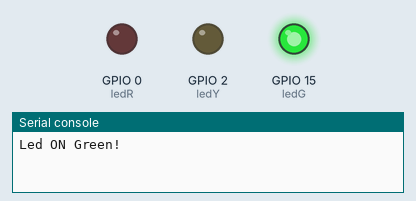
A program run on a simulated ESP32 board running MicroPython. On the bench: output pins drawn as LEDs (lit = HIGH), the last lines printed to the serial console. Wiring (from the project's diagram.json): red LED on GPIO 0, yellow LED on GPIO 2, green LED on GPIO 15.

Above: at 10.0 s.
At 20.2 s:
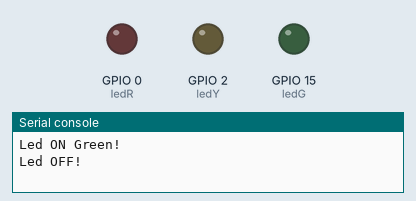
At 25.5 s:
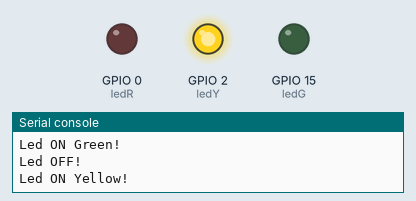
At 34.5 s:
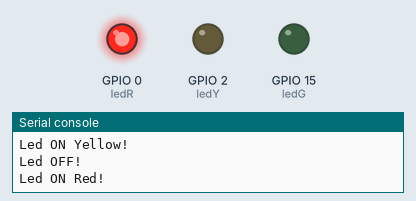
Timing chart, 0 to 50.1 s (numbered marks = the images above):
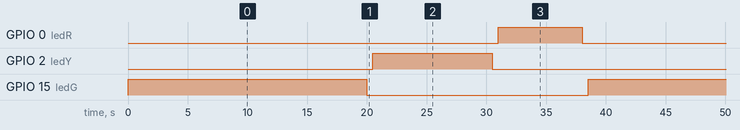

Measured:
- by itself, GPIO 0 (ledR): alternates HIGH for 7.0 s and LOW for 31.5 s
- by itself, GPIO 2 (ledY): alternates HIGH for 10.0 s and LOW for 28.5 s
- by itself, GPIO 15 (ledG): alternates HIGH for 20.0 s and LOW for 18.5 s

The program:

main.py
```python
from machine import Pin

from utime import sleep


ledG = Pin(15, Pin.OUT)
ledY = Pin(2, Pin.OUT)
ledR = Pin(0, Pin.OUT)

while True:
    ledG.on()
    print("Led ON Green!")
    sleep(20)
    ledG.off()
    print("Led OFF!")
    sleep(0.5)

    ledY.on()
    print("Led ON Yellow!")
    sleep(10)
    ledY.off()
    print("Led OFF!")
    sleep(0.5)

    ledR.on()
    print("Led ON Red!")
    sleep(7)
    ledR.off()
    print("Led OFF!")
    sleep(0.5)
```
